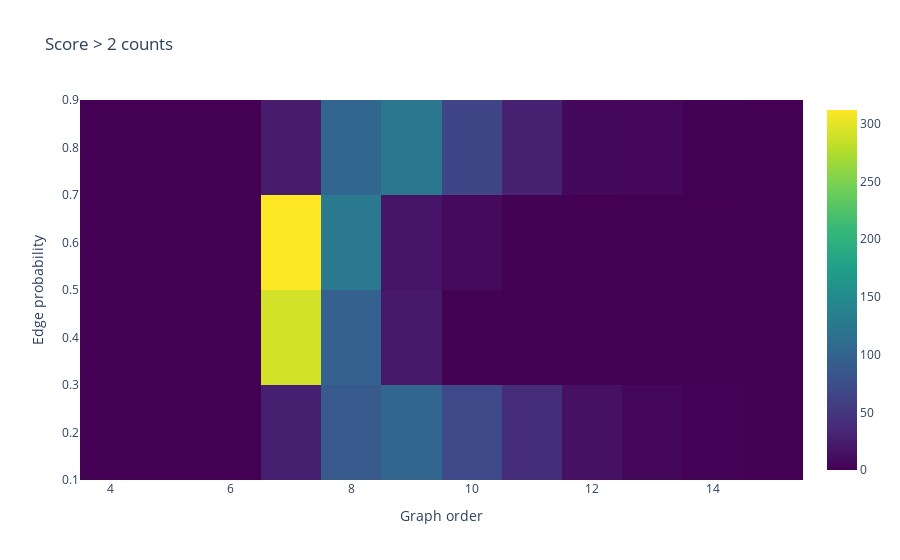

The cell this chart's notebook holds for it:
### Code cell
# extract data from results dictionary
edge_probs = parameter_grid["edge_prob"]
graph_orders = parameter_grid["graph_order"]
score_gt_2_counts = [[results[(edge_prob, graph_order)]["score_gt_2_count"] for graph_order in graph_orders] for edge_prob in edge_probs]

# create heatmap
heatmap = go.Heatmap(
    z=score_gt_2_counts,
    x=graph_orders,
    y=edge_probs,
    colorscale='Viridis'
)

# create layout
layout = go.Layout(
    title='Score > 2 counts',
    xaxis=dict(title='Graph order'),
    yaxis=dict(title='Edge probability')
)

# create figure
fig = go.Figure(data=[heatmap], layout=layout)

# show figure
fig.show()

### Figure 1 — Plotly figure (JSON) as saved in the notebook; plotly's stock layout.template omitted (floating-point values rounded to 4 significant figures)
{"data": [{"colorscale": [[0, "#440154"], [0.1111, "#482878"], [0.2222, "#3e4989"], [0.3333, "#31688e"], [0.4444, "#26828e"], [0.5556, "#1f9e89"], [0.6667, "#35b779"], [0.7778, "#6ece58"], [0.8889, "#b5de2b"], [1, "#fde725"]], "type": "heatmap", "x": [4, 5, 6, 7, 8, 9, 10, 11, 12, 13, 14, 15], "y": [0.2, 0.4, 0.6, 0.8], "z": [[0, 0, 0, 27, 87, 102, 69, 40, 14, 5, 2, 0], [0, 0, 0, 291, 96, 21, 1, 0, 0, 0, 0, 0], [0, 0, 0, 312, 126, 18, 8, 1, 0, 0, 0, 0], [0, 0, 0, 24, 102, 124, 65, 29, 7, 5, 1, 0]]}], "layout": {"title": {"text": "Score > 2 counts"}, "xaxis": {"title": {"text": "Graph order"}}, "yaxis": {"title": {"text": "Edge probability"}}}}
